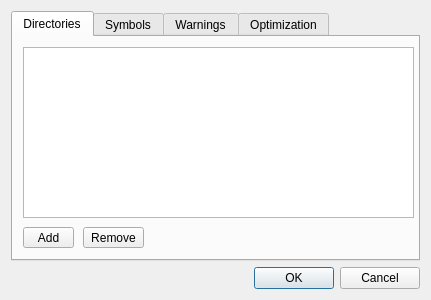
<?xml version="1.0" encoding="UTF-8"?>
<ui version="4.0">
 <class>abuild</class>
 <widget class="QDialog" name="abuild">
  <property name="geometry">
   <rect>
    <x>0</x>
    <y>0</y>
    <width>431</width>
    <height>300</height>
   </rect>
  </property>
  <property name="windowTitle">
   <string>Build Options</string>
  </property>
  <layout class="QVBoxLayout" name="verticalLayout">
   <item>
    <widget class="QTabWidget" name="tabWidget">
     <property name="enabled">
      <bool>true</bool>
     </property>
     <property name="currentIndex">
      <number>0</number>
     </property>
     <widget class="QWidget" name="tab">
      <attribute name="title">
       <string>Directories</string>
      </attribute>
      <widget class="QToolButton" name="toolButton">
       <property name="geometry">
        <rect>
         <x>10</x>
         <y>190</y>
         <width>51</width>
         <height>21</height>
        </rect>
       </property>
       <property name="text">
        <string>Add</string>
       </property>
      </widget>
      <widget class="QToolButton" name="toolButton_2">
       <property name="geometry">
        <rect>
         <x>70</x>
         <y>190</y>
         <width>61</width>
         <height>21</height>
        </rect>
       </property>
       <property name="text">
        <string>Remove</string>
       </property>
      </widget>
      <widget class="QListWidget" name="listDirectories">
       <property name="geometry">
        <rect>
         <x>10</x>
         <y>10</y>
         <width>391</width>
         <height>171</height>
        </rect>
       </property>
      </widget>
     </widget>
     <widget class="QWidget" name="tab_2">
      <attribute name="title">
       <string>Symbols</string>
      </attribute>
      <widget class="QToolButton" name="toolButton_3">
       <property name="geometry">
        <rect>
         <x>10</x>
         <y>190</y>
         <width>51</width>
         <height>21</height>
        </rect>
       </property>
       <property name="text">
        <string>Add</string>
       </property>
      </widget>
      <widget class="QListWidget" name="listSymbols">
       <property name="geometry">
        <rect>
         <x>10</x>
         <y>10</y>
         <width>391</width>
         <height>171</height>
        </rect>
       </property>
      </widget>
      <widget class="QToolButton" name="toolButton_4">
       <property name="geometry">
        <rect>
         <x>70</x>
         <y>190</y>
         <width>61</width>
         <height>21</height>
        </rect>
       </property>
       <property name="text">
        <string>Remove</string>
       </property>
      </widget>
     </widget>
     <widget class="QWidget" name="tab_3">
      <attribute name="title">
       <string>Warnings</string>
      </attribute>
      <widget class="QGroupBox" name="groupBox">
       <property name="geometry">
        <rect>
         <x>30</x>
         <y>10</y>
         <width>351</width>
         <height>191</height>
        </rect>
       </property>
       <property name="title">
        <string>GroupBox</string>
       </property>
       <property name="flat">
        <bool>false</bool>
       </property>
       <property name="checkable">
        <bool>false</bool>
       </property>
       <widget class="QRadioButton" name="radioButtonW">
        <property name="geometry">
         <rect>
          <x>30</x>
          <y>30</y>
          <width>151</width>
          <height>20</height>
         </rect>
        </property>
        <property name="text">
         <string>No Warnings (-W)</string>
        </property>
       </widget>
       <widget class="QRadioButton" name="radioButtonWall">
        <property name="geometry">
         <rect>
          <x>30</x>
          <y>70</y>
          <width>181</width>
          <height>20</height>
         </rect>
        </property>
        <property name="text">
         <string>All Warnings (-Wall)</string>
        </property>
       </widget>
       <widget class="QRadioButton" name="radioButtonWerror">
        <property name="geometry">
         <rect>
          <x>30</x>
          <y>110</y>
          <width>221</width>
          <height>20</height>
         </rect>
        </property>
        <property name="text">
         <string>Warnings as errors (-Werror)</string>
        </property>
       </widget>
      </widget>
     </widget>
     <widget class="QWidget" name="tab_4">
      <attribute name="title">
       <string>Optimization</string>
      </attribute>
      <widget class="QComboBox" name="comboBoxOptimization">
       <property name="geometry">
        <rect>
         <x>80</x>
         <y>30</y>
         <width>211</width>
         <height>22</height>
        </rect>
       </property>
       <item>
        <property name="text">
         <string>-O0</string>
        </property>
       </item>
       <item>
        <property name="text">
         <string>-O1</string>
        </property>
       </item>
       <item>
        <property name="text">
         <string>-O2</string>
        </property>
       </item>
       <item>
        <property name="text">
         <string>-O3</string>
        </property>
       </item>
       <item>
        <property name="text">
         <string>-Os</string>
        </property>
       </item>
      </widget>
     </widget>
    </widget>
   </item>
   <item>
    <widget class="QDialogButtonBox" name="buttonBox">
     <property name="orientation">
      <enum>Qt::Horizontal</enum>
     </property>
     <property name="standardButtons">
      <set>QDialogButtonBox::Cancel|QDialogButtonBox::Ok</set>
     </property>
     <property name="centerButtons">
      <bool>false</bool>
     </property>
    </widget>
   </item>
  </layout>
 </widget>
 <resources/>
 <connections>
  <connection>
   <sender>buttonBox</sender>
   <signal>rejected()</signal>
   <receiver>abuild</receiver>
   <slot>close()</slot>
   <hints>
    <hint type="sourcelabel">
     <x>351</x>
     <y>283</y>
    </hint>
    <hint type="destinationlabel">
     <x>215</x>
     <y>149</y>
    </hint>
   </hints>
  </connection>
  <connection>
   <sender>buttonBox</sender>
   <signal>accepted()</signal>
   <receiver>abuild</receiver>
   <slot>close()</slot>
   <hints>
    <hint type="sourcelabel">
     <x>215</x>
     <y>279</y>
    </hint>
    <hint type="destinationlabel">
     <x>215</x>
     <y>149</y>
    </hint>
   </hints>
  </connection>
 </connections>
</ui>
